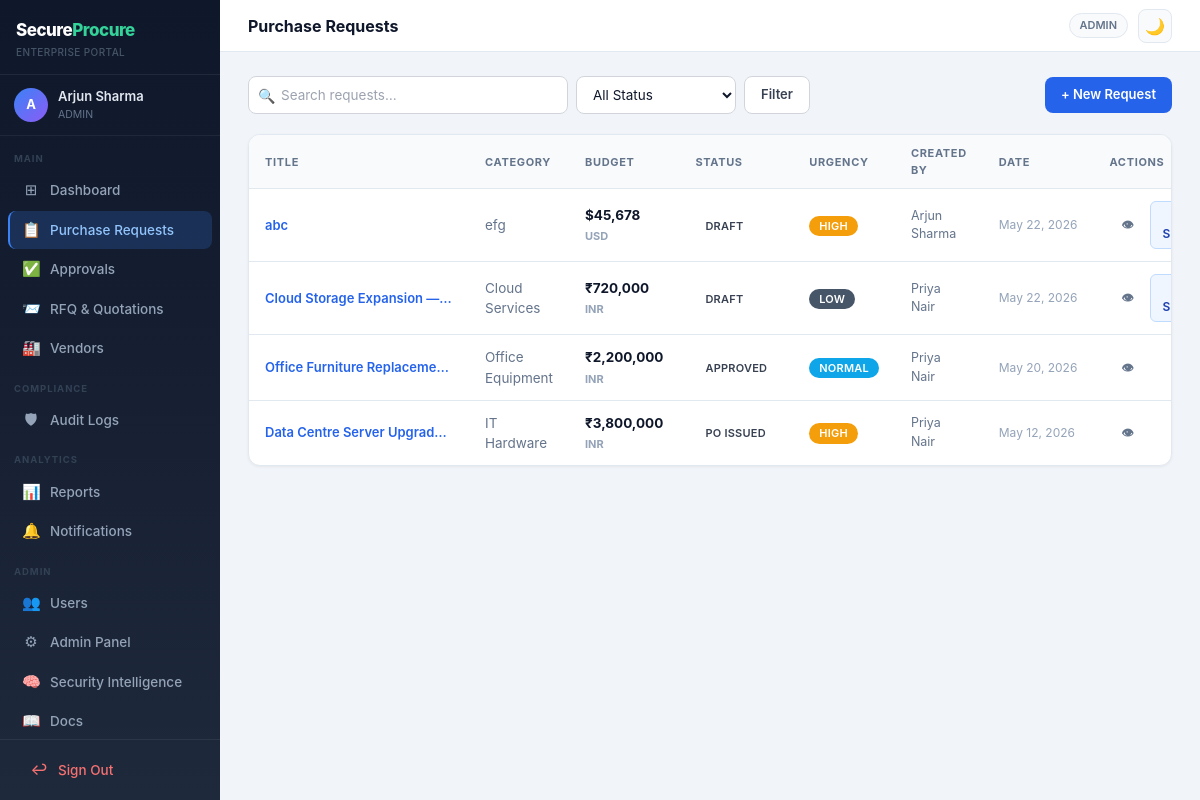
Screenshot of /requests (signed in) with the database file from the repository.
### app/models.py (models this page shows, shortened)
class User(UserMixin, db.Model):
    __tablename__ = 'users'
    id            = db.Column(db.Integer, primary_key=True)
    name          = db.Column(db.String(120), nullable=False)
    email         = db.Column(db.String(120), unique=True, nullable=False)
    password_hash = db.Column(db.String(256), nullable=False)
    role          = db.Column(db.String(30), nullable=False, default='PROCUREMENT_OFFICER')
    department    = db.Column(db.String(100))
    is_active     = db.Column(db.Boolean, default=True)
    created_at    = db.Column(db.DateTime, default=datetime.utcnow)
    vendor         = db.relationship('Vendor', back_populates='user', uselist=False)
    requests       = db.relationship('PurchaseRequest', back_populates='creator', foreign_keys='PurchaseRequest.created_by')
    approvals      = db.relationship('Approval', back_populates='decider', foreign_keys='Approval.decided_by')
    audit_logs     = db.relationship('AuditLog', back_populates='user')
    notifications  = db.relationship('Notification', back_populates='user', cascade='all, delete-orphan')

class PurchaseRequest(db.Model):
    __tablename__ = 'purchase_requests'
    id               = db.Column(db.Integer, primary_key=True)
    title            = db.Column(db.String(200), nullable=False)
    description      = db.Column(db.Text)
    category         = db.Column(db.String(80), nullable=False)
    estimated_budget = db.Column(db.Float, nullable=False)
    currency         = db.Column(db.String(10), default='USD')
    urgency          = db.Column(db.String(20), default='NORMAL')
    status           = db.Column(db.String(30), default='DRAFT')
    created_by       = db.Column(db.Integer, db.ForeignKey('users.id'), nullable=False)
    created_at       = db.Column(db.DateTime, default=datetime.utcnow)
    updated_at       = db.Column(db.DateTime, default=datetime.utcnow, onupdate=datetime.utcnow)
    creator   = db.relationship('User', back_populates='requests', foreign_keys=[created_by])
    items     = db.relationship('RequestItem', back_populates='request', cascade='all, delete-orphan')
    rfq       = db.relationship('RFQ', back_populates='request', uselist=False)
    approvals = db.relationship('Approval', back_populates='request', cascade='all, delete-orphan')

### app/routes/requests.py (the view)
@bp.route('/requests')
@login_required
def list_requests():
    q = PurchaseRequest.query
    search = request.args.get('search', '')
    status = request.args.get('status', '')
    if search:
        q = q.filter(PurchaseRequest.title.ilike(f'%{search}%'))
    if status:
        q = q.filter_by(status=status)
    if current_user.role == 'VENDOR':
        return redirect(url_for('rfq.my_quotes'))
    reqs = q.order_by(PurchaseRequest.created_at.desc()).all()
    return render_template('dashboard/requests.html', requests=reqs, search=search, status_filter=status)

### app/utils.py (called while the page is built)
def format_currency(amount, currency='INR'):
    symbol = CURRENCY_SYMBOLS.get(currency, currency + ' ')
    if currency == 'INR':
        return f"{symbol}{amount:,.0f}"
    return f"{symbol}{amount:,.0f}"

def status_badge_class(status):
    mapping = {
        'DRAFT': 'badge-secondary',
        'SUBMITTED': 'badge-info',
        'UNDER_REVIEW': 'badge-warning',
        'APPROVED': 'badge-success',
        'REJECTED': 'badge-danger',
        'RFQ_ISSUED': 'badge-info',
        'QUOTED': 'badge-info',
        'PO_ISSUED': 'badge-success',
        'COMPLETED': 'badge-success',
        'CANCELLED': 'badge-secondary',
        'PENDING': 'badge-warning',
        'SELECTED': 'badge-success',
        'OPEN': 'badge-info',
        'CLOSED': 'badge-secondary',
    }
    return mapping.get(status, 'badge-secondary')

### templates/dashboard/requests.html (shortened to what this page needs)
{% extends "base.html" %}
{% block page_header %}
  <div style="font-size: 16px; font-weight: 700; color: var(--text-primary);">Purchase Requests</div>
{% endblock %}
{% block content %}
<div style="display: flex; flex-wrap: wrap; gap: 12px; margin-bottom: 20px; align-items: center;">
  <form style="display: flex; gap: 8px; flex: 1; min-width: 0;" method="get">
    <div style="position: relative; flex: 1; max-width: 320px;">
      <span style="position: absolute; left: 10px; top: 50%; transform: translateY(-50%); color: var(--text-faint); font-size: 14px;">🔍</span>
      <input type="text" name="search" value="{{ search }}" placeholder="Search requests…"
        class="form-input" style="padding-left: 32px;"/>
    </div>
    <select name="status" class="form-input" style="width: 160px;">
      <option value="">All Status</option>
    </select>
    <button type="submit" class="btn btn-outline">Filter</button>
  </form>
  {% if current_user.role in ['PROCUREMENT_OFFICER', 'ADMIN'] %}
  <a href="/requests/new" class="btn btn-primary">+ New Request</a>
  {% endif %}
</div>
<div class="card" style="overflow: hidden;">
  <table style="width: 100%; border-collapse: collapse;">
    <thead><tr class="tbl-head">
      <th>Title</th>
      <th>Category</th>
      <th>Budget</th>
      <th>Status</th>
      <th>Urgency</th>
      <th>Created By</th>
      <th>Date</th>
      <th>Actions</th>
    </tr></thead>
    <tbody>
      {% for r in requests %}
      <tr class="tbl-row">
        <td style="max-width: 220px;">
          <a href="/requests/{{ r.id }}" style="font-weight: 600; color: #2563eb; text-decoration: none; font-size: 13px; display: block; white-space: nowrap; overflow: hidden; text-overflow: ellipsis;" title="{{ r.title }}">{{ r.title }}</a>
        </td>
        <td style="color: var(--text-muted);">{{ r.category }}</td>
        <td style="font-weight: 700; color: var(--text-primary);">{{ fmt_currency(r.estimated_budget, r.currency) }}<span style="font-size: 11px; color: var(--text-faint);"> {{ r.currency }}</span></td>
        <td><span class="badge badge-{{ status_badge(r.status) }}">{{ r.status.replace('_',' ') }}</span></td>
        <td>
          <span class="badge {% if r.urgency == 'CRITICAL' %}badge-danger{% elif r.urgency == 'HIGH' %}badge-warning{% elif r.urgency == 'NORMAL' %}badge-info{% else %}badge-secondary{% endif %}">{{ r.urgency }}</span>
        </td>
        <td style="color: var(--text-muted); font-size: 12.5px;">{{ r.creator.name }}</td>
        <td style="color: var(--text-faint); font-size: 12px; white-space: nowrap;">{{ r.created_at.strftime('%b %d, %Y') }}</td>
        <td>
          <div style="display: flex; gap: 4px;">
            <a href="/requests/{{ r.id }}" class="btn btn-ghost btn-sm" title="View">👁</a>
            {% if r.status == 'DRAFT' and current_user.role in ['PROCUREMENT_OFFICER', 'ADMIN'] %}
            <form action="/requests/{{ r.id }}/submit" method="post" style="display:inline;">
              <button type="submit" class="btn btn-sm" style="background:#eff6ff;color:#1e40af;border:1px solid #bfdbfe;" title="Submit for approval">📤 Submit</button>
            </form>
            {% endif %}
          </div>
        </td>
      </tr>
      {% endfor %}
    </tbody>
  </table>
</div>
{% endblock %}

### templates/base.html (shortened to what this page needs)
<!DOCTYPE html>
<html lang="en" class="h-full">
<head>
  <script src="https://cdn.tailwindcss.com"></script>
</head>
<body class="h-full flex overflow-hidden" style="font-family: -apple-system, BlinkMacSystemFont, 'Segoe UI', sans-serif;">
<aside class="sidebar flex-shrink-0">
  <div style="padding: 18px 16px 14px; border-bottom: 1px solid rgba(255,255,255,0.07);">
    <a href="/dashboard" style="text-decoration: none; display: block;">
      <div style="font-size: 17px; font-weight: 800; color: white; letter-spacing: -0.5px;">
        Secure<span style="color: #34d399;">Procure</span>
      </div>
      <div style="font-size: 10px; color: #475569; margin-top: 1px; font-weight: 500; letter-spacing: 0.04em;">ENTERPRISE PORTAL</div>
    </a>
  </div>
  <div style="padding: 12px 14px; border-bottom: 1px solid rgba(255,255,255,0.06);">
    <div style="display: flex; align-items: center; gap: 10px;">
      <div style="width: 34px; height: 34px; border-radius: 50%; background: linear-gradient(135deg,#3b82f6,#8b5cf6); display: flex; align-items: center; justify-content: center; font-size: 13px; font-weight: 700; color: white; flex-shrink: 0;">
        {{ current_user.name[0].upper() }}
      </div>
      <div style="min-width: 0;">
        <div style="font-size: 13px; font-weight: 600; color: #e2e8f0; white-space: nowrap; overflow: hidden; text-overflow: ellipsis;">{{ current_user.name }}</div>
        <div style="font-size: 10.5px; color: #64748b; margin-top: 1px;">{{ current_user.role.replace('_',' ') }}</div>
      </div>
    </div>
  </div>
  <nav style="flex: 1; padding: 10px 0; overflow-y: auto;">
    <div style="padding: 6px 14px 4px; font-size: 9.5px; font-weight: 700; color: #334155; letter-spacing: 0.1em; text-transform: uppercase;">Main</div>
    <a href="/dashboard" class="nav-item {% if request.path == '/dashboard' %}active{% endif %}">
      <span class="nav-icon">⊞</span> Dashboard
    </a>
    {% if current_user.role != 'VENDOR' %}
    <a href="/requests" class="nav-item {% if '/requests' in request.path %}active{% endif %}">
      <span class="nav-icon">📋</span> Purchase Requests
    </a>
    {% endif %}
    {% if current_user.role in ['APPROVER', 'ADMIN'] %}
    <a href="/approvals" class="nav-item {% if '/approvals' in request.path %}active{% endif %}">
      <span class="nav-icon">✅</span> Approvals
    </a>
    {% endif %}
    {% if current_user.role in ['PROCUREMENT_OFFICER', 'ADMIN', 'APPROVER', 'AUDITOR'] %}
    <a href="/rfq" class="nav-item {% if '/rfq' in request.path %}active{% endif %}">
      <span class="nav-icon">📨</span> RFQ &amp; Quotations
    </a>
    {% endif %}
    {% if current_user.role in ['ADMIN', 'PROCUREMENT_OFFICER', 'AUDITOR'] %}
    <a href="/vendors" class="nav-item {% if '/vendors' in request.path %}active{% endif %}">
      <span class="nav-icon">🏭</span> Vendors
    </a>
    {% endif %}
    {% if current_user.role in ['AUDITOR', 'ADMIN'] %}
    <div style="padding: 10px 14px 4px; font-size: 9.5px; font-weight: 700; color: #334155; letter-spacing: 0.1em; text-transform: uppercase; margin-top: 4px;">Compliance</div>
    <a href="/audit" class="nav-item {% if '/audit' in request.path %}active{% endif %}">
      <span class="nav-icon">🛡</span> Audit Logs
    </a>
    {% endif %}
    <div style="padding: 10px 14px 4px; font-size: 9.5px; font-weight: 700; color: #334155; letter-spacing: 0.1em; text-transform: uppercase; margin-top: 4px;">Analytics</div>
    <a href="/reports" class="nav-item {% if '/reports' in request.path %}active{% endif %}">
      <span class="nav-icon">📊</span> Reports
    </a>
    <a href="/notifications" class="nav-item {% if '/notifications' in request.path %}active{% endif %}">
      <span class="nav-icon">🔔</span> Notifications
    </a>
    {% if current_user.role == 'ADMIN' %}
    <div style="padding: 10px 14px 4px; font-size: 9.5px; font-weight: 700; color: #334155; letter-spacing: 0.1em; text-transform: uppercase; margin-top: 4px;">Admin</div>
    <a href="/admin/users" class="nav-item {% if '/admin/users' in request.path %}active{% endif %}">
      <span class="nav-icon">👥</span> Users
    </a>
    <a href="/admin/panel" class="nav-item {% if '/admin/panel' in request.path %}active{% endif %}">
      <span class="nav-icon">⚙</span> Admin Panel
    </a>
    <a href="/admin/security-intelligence" class="nav-item {% if '/admin/security-intelligence' in request.path %}active{% endif %}">
      <span class="nav-icon">🧠</span> Security Intelligence
    </a>
    <a href="/admin/docs" class="nav-item {% if '/admin/docs' in request.path %}active{% endif %}">
      <span class="nav-icon">📖</span> Docs
    </a>
    {% endif %}
  </nav>
  <div style="padding: 10px 8px; border-top: 1px solid rgba(255,255,255,0.07);">
    <form action="/logout" method="post">
      <button type="submit" class="nav-item" style="width:100%; background:none; border:none; cursor:pointer; color:#f87171;">
        <span class="nav-icon">↩</span> Sign Out
      </button>
    </form>
  </div>
</aside>
<div style="flex: 1; display: flex; flex-direction: column; overflow: hidden; min-width: 0;">
  <header class="topbar">
    <div>{% block page_header %}{% endblock %}</div>
    <div style="display: flex; align-items: center; gap: 10px;">
      <span style="font-size: 11px; font-weight: 600; color: var(--text-muted); background: var(--bg-subtle); border: 1px solid var(--border); padding: 3px 10px; border-radius: 20px;">
        {{ current_user.role.replace('_',' ') }}
      </span>
      <button class="theme-toggle" id="theme-btn" onclick="toggleTheme()" title="Toggle dark/light mode">🌙</button>
    </div>
  </header>
  <main class="main-content">
    {% block content %}{% endblock %}
  </main>
</div>
</body>
</html>

### templates/base.html (style rules this page uses)
:root { --bg-page: #f1f5f9; --bg-card: #ffffff; --bg-subtle: #f8fafc; --bg-input: #ffffff; --border: #e2e8f0; --border-input: #d1d5db; --text-primary: #0f172a; --text-secondary:#374151; --text-muted: #64748b; --text-faint: #94a3b8; --shadow: 0 1px 3px rgba(0,0,0,0.06); }
body { background: var(--bg-page); transition: background 0.2s, color 0.2s; }
.sidebar { width: 220px; min-width: 220px; background: linear-gradient(180deg, #0f172a 0%, #1e293b 100%); display: flex; flex-direction: column; height: 100vh; }
.nav-item { display: flex; align-items: center; gap: 10px; padding: 8px 14px; border-radius: 8px; font-size: 13.5px; font-weight: 500; color: #94a3b8; text-decoration: none; transition: all 0.15s; margin: 1px 8px; white-space: nowrap; }
.nav-item.active { background: rgba(59,130,246,0.2); color: #93c5fd; border-left: 2px solid #3b82f6; padding-left: 12px; }
.nav-icon { font-size: 15px; width: 18px; text-align: center; flex-shrink: 0; }
.card { background: var(--bg-card); border-radius: 12px; border: 1px solid var(--border); box-shadow: var(--shadow); }
.badge { display: inline-flex; align-items: center; padding: 2px 10px; border-radius: 20px; font-size: 11px; font-weight: 600; letter-spacing: 0.02em; }
.badge-warning { background: #f59e0b; color: white; }
.badge-info { background: #0ea5e9; color: white; }
.badge-secondary { background: #475569; color: white; }
.btn { display: inline-flex; align-items: center; gap: 6px; padding: 8px 16px; border-radius: 8px; font-size: 13px; font-weight: 600; cursor: pointer; border: none; transition: all 0.15s; text-decoration: none; }
.btn-sm { padding: 5px 12px; font-size: 12px; border-radius: 6px; }
.btn-primary { background: #2563eb; color: white; }
.btn-outline { background: var(--bg-card); color: var(--text-secondary); border: 1px solid var(--border-input); }
.btn-ghost { background: transparent; color: var(--text-muted); }
.form-input { display: block; width: 100%; border: 1px solid var(--border-input); border-radius: 8px; padding: 8px 12px; font-size: 13.5px; color: var(--text-primary); background: var(--bg-input); outline: none; transition: border-color 0.15s, box-shadow 0.15s; }
.tbl-head th { padding: 10px 16px; font-size: 11px; font-weight: 700; color: var(--text-muted); text-transform: uppercase; letter-spacing: 0.06em; background: var(--bg-subtle); border-bottom: 1px solid var(--border); text-align: left; }
.tbl-row td { padding: 12px 16px; font-size: 13.5px; color: var(--text-secondary); border-bottom: 1px solid var(--border); }
.tbl-row:last-child td { border-bottom: none; }
.theme-toggle { width: 34px; height: 34px; border-radius: 8px; border: 1px solid var(--border); background: var(--bg-subtle); cursor: pointer; display: flex; align-items: center; justify-content: center; font-size: 16px; transition: all 0.15s; }
.topbar { background: var(--bg-card); border-bottom: 1px solid var(--border); padding: 0 28px; height: 52px; display: flex; align-items: center; justify-content: space-between; flex-shrink: 0; }
.main-content { flex: 1; overflow-y: auto; padding: 24px 28px; }

### rows the page displays
User: name "A", name "Arjun Sharma", role.replace "ADMIN"
PurchaseRequest: title "abc", category "efg", estimated_budget+currency "$45,678", currency "USD", status.replace "DRAFT", urgency "HIGH", creator.name "Arjun Sharma", created_at "May 22, 2026"
PurchaseRequest: title "Cloud Storage Expansion —…", category "Cloud Services", estimated_budget+currency "₹720,000", currency "INR", status.replace "DRAFT", urgency "LOW", creator.name "Priya Nair", created_at "May 22, 2026"
PurchaseRequest: title "Office Furniture Replaceme…", category "Office Equipment", estimated_budget+currency "₹2,200,000", currency "INR", status.replace "APPROVED", urgency "NORMAL", creator.name "Priya Nair", created_at "May 20, 2026"
PurchaseRequest: title "Data Centre Server Upgrad…", category "IT Hardware", estimated_budget+currency "₹3,800,000", currency "INR", status.replace "PO ISSUED", urgency "HIGH", creator.name "Priya Nair", created_at "May 12, 2026"
